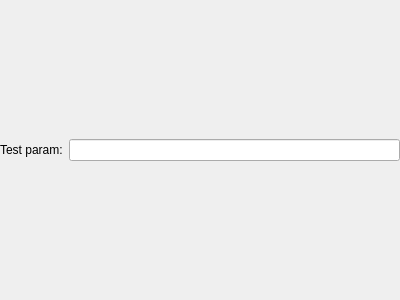
<?xml version="1.0" encoding="UTF-8"?>
<ui version="4.0">
 <class>Test1Settings</class>
 <widget class="QWidget" name="Test2Settings">
  <property name="geometry">
   <rect>
    <x>0</x>
    <y>0</y>
    <width>400</width>
    <height>300</height>
   </rect>
  </property>
  <property name="windowTitle">
   <string>Form</string>
  </property>
  <layout class="QHBoxLayout" name="horizontalLayout">
   <property name="leftMargin">
    <number>0</number>
   </property>
   <property name="topMargin">
    <number>0</number>
   </property>
   <property name="rightMargin">
    <number>0</number>
   </property>
   <property name="bottomMargin">
    <number>0</number>
   </property>
   <item>
    <widget class="QLabel" name="label">
     <property name="text">
      <string>Test param:</string>
     </property>
    </widget>
   </item>
   <item>
    <widget class="QLineEdit" name="txtTest"/>
   </item>
  </layout>
 </widget>
 <resources/>
 <connections/>
</ui>
